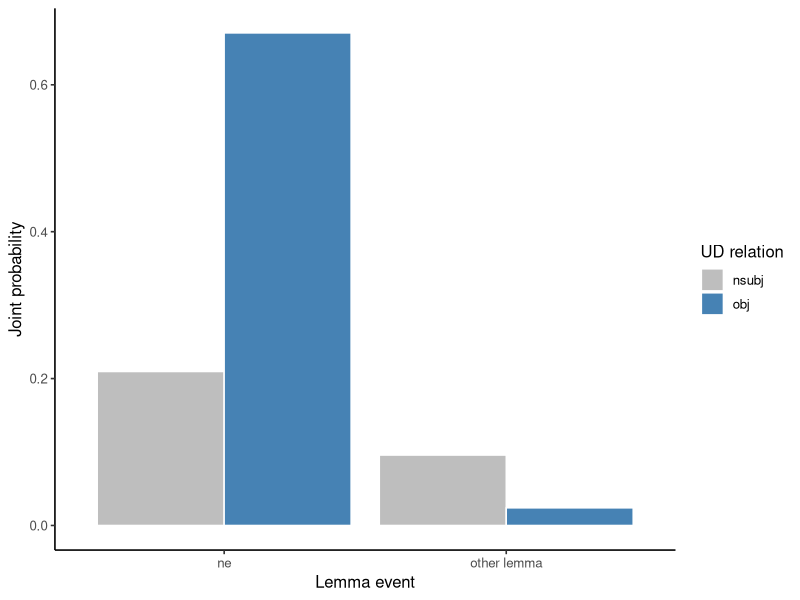

Write R code to recreate this figure.
## ---- chunk 1
#| label: load-joint-data
library(ggplot2)

wh <- read.csv(
  "data/ud-turkish-boun/question-core-arguments.csv",
  stringsAsFactors = FALSE,
  fileEncoding = "UTF-8"
)

stopifnot(nrow(wh) == 167L)

joint_counts <- xtabs(~ ne_lemma + object, data = wh)
joint_probability <- joint_counts / sum(joint_counts)

stopifnot(
  all(joint_counts > 0),
  isTRUE(all.equal(sum(joint_probability), 1))
)

joint_counts
joint_probability
## ---- chunk 2
#| label: summarize-joint-table
p_ne_object <- unname(joint_probability["1", "1"])
p_ne_subject <- unname(joint_probability["1", "0"])
p_other_object <- unname(joint_probability["0", "1"])
p_other_subject <- unname(joint_probability["0", "0"])

stopifnot(isTRUE(all.equal(
  p_ne_object + p_ne_subject + p_other_object + p_other_subject,
  1
)))

c(ne_object = p_ne_object,
  ne_subject = p_ne_subject,
  other_object = p_other_object,
  other_subject = p_other_subject)
## ---- chunk 3
#| label: compute-joint-margins
p_ne_from_margin <- sum(joint_probability["1", ])
p_object_from_margin <- sum(joint_probability[, "1"])

stopifnot(
  isTRUE(all.equal(p_ne_from_margin, mean(as.logical(wh$ne_lemma)))),
  isTRUE(all.equal(p_object_from_margin, mean(as.logical(wh$object))))
)

c(ne = p_ne_from_margin, object = p_object_from_margin)
## ---- chunk 4
#| label: plot-joint-probability
#| fig-cap: "Observed joint probability mass for the *ne* and object indicators."
joint_plot <- as.data.frame(joint_probability)
names(joint_plot)[3] <- "probability"
joint_plot$lemma_event <- ifelse(joint_plot$ne_lemma == 1,
                                 "ne", "other lemma")
joint_plot$relation_event <- ifelse(joint_plot$object == 1,
                                    "obj", "nsubj")

ggplot(joint_plot,
       aes(lemma_event, probability, fill = relation_event)) +
  geom_col(position = "dodge", color = "white") +
  scale_fill_manual(values = c(nsubj = "grey", obj = "steelblue")) +
  labs(x = "Lemma event", y = "Joint probability",
       fill = "UD relation") +
  theme_classic(base_size = 12)
